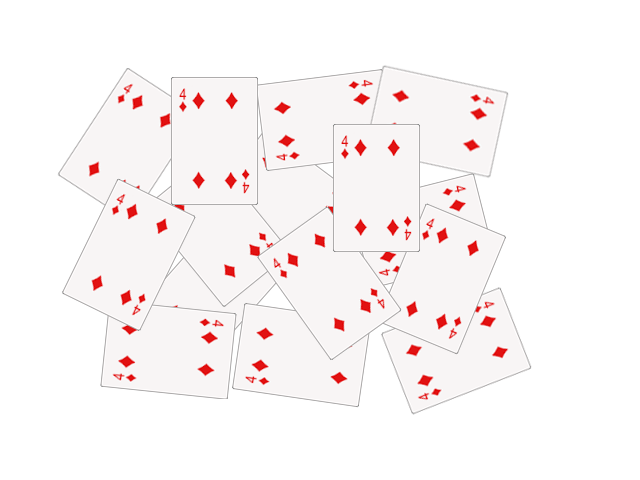
//> input picture opencv/data/cards.png, 640 x 480 px
$ ./imageSegmentation ./data/cards.png   (built with g++ and OpenCV 4)
//> lines starting //> are read from the running program, lines starting //| are printed output that depends on the picture; after the words box and inside, x2 and y2 are one past the last pixel; in counts of white or black regions, pixels touching at a corner belong together
/**
 * @function Watershed_and_Distance_Transform.cpp
 * @brief Sample code showing how to segment overlapping objects using Laplacian filtering, in addition to Watershed and Distance Transformation
 * @author OpenCV Team
 */


// g++ -o test distanceTransform.cpp -I /usr/local/include/opencv -L /usr/local/lib/ -lopencv_highgui -lopencv_core -lopencv_imgcodecs -lopencv_imgproc
// ./test ./data/cards.png


#include <opencv2/opencv.hpp>
#include <iostream>

using namespace std;
using namespace cv;

int main(int, char** argv)
{
//! [load_image]
    // Load the image
    Mat src = imread(argv[1]);
//> src is the input picture: 480 rows x 640 cols, CV_8UC3; mean B, G, R 245.8, 245.8, 250.7

    // Check if everything was fine
    if (!src.data)
        return -1;

    // Show source image
    imshow("Source Image", src);
//! [load_image]

//! [black_bg]
    // Change the background from white to black, since that will help later to extract
    // better results during the use of Distance Transform
    for( int x = 0; x < src.rows; x++ ) {
      for( int y = 0; y < src.cols; y++ ) {
          if ( src.at<Vec3b>(x, y) == Vec3b(255,255,255) ) {
            src.at<Vec3b>(x, y)[0] = 0;
            src.at<Vec3b>(x, y)[1] = 0;
            src.at<Vec3b>(x, y)[2] = 0;
          }
        }
    }

    // Show output image
    imshow("Black Background Image", src);
//! [black_bg]

//! [sharp]
    // Create a kernel that we will use for accuting/sharpening our image
    Mat kernel = (Mat_<float>(3,3) <<
            1,  1, 1,
            1, -8, 1,
            1,  1, 1); // an approximation of second derivative, a quite strong kernel

    // do the laplacian filtering as it is
    // well, we need to convert everything in something more deeper then CV_8U
    // because the kernel has some negative values,
    // and we can expect in general to have a Laplacian image with negative values
    // BUT a 8bits unsigned int (the one we are working with) can contain values from 0 to 255
    // so the possible negative number will be truncated
    Mat imgLaplacian;
    Mat sharp = src; // copy source image to another temporary one
    filter2D(sharp, imgLaplacian, CV_32F, kernel);
    src.convertTo(sharp, CV_32F);
    Mat imgResult = sharp - imgLaplacian;
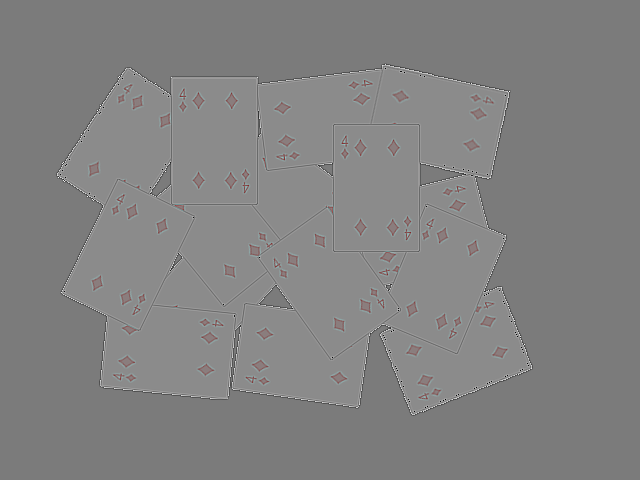
//> imgResult: 480 rows x 640 cols, CV_32FC3; mean B, G, R 97.1, 97.1, 102.2; drawn with min black and max white

    // convert back to 8bits gray scale
    imgResult.convertTo(imgResult, CV_8UC3);
//> imgResult: 480 rows x 640 cols, CV_8UC3
    imgLaplacian.convertTo(imgLaplacian, CV_8UC3);
//> imgLaplacian: 480 rows x 640 cols, CV_8UC3

    // imshow( "Laplace Filtered Image", imgLaplacian );
    imshow( "New Sharped Image", imgResult );
//! [sharp]

    src = imgResult; // copy back

//! [bin]
    // Create binary image from source image
    Mat bw;
    cvtColor(src, bw, CV_BGR2GRAY);
    threshold(bw, bw, 40, 255, CV_THRESH_BINARY | CV_THRESH_OTSU);
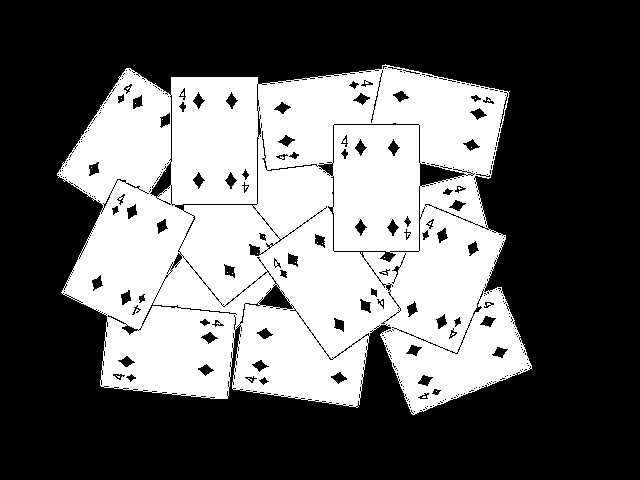
//> bw: 480 rows x 640 cols, CV_8UC1; 38.9% white; 21 white regions (20 under 20 px), largest, box (x1, y1, x2, y2) and area: (57, 64, 532, 415) 119585
    imshow("Binary Image", bw);
//! [bin]

//! [dist]
    // Perform the distance transform algorithm
    Mat dist;
    distanceTransform(bw, dist, CV_DIST_L2, 3);

    // Normalize the distance image for range = {0.0, 1.0}
    // so we can visualize and threshold it
    normalize(dist, dist, 0, 1., NORM_MINMAX);
    imshow("Distance Transform Image", dist);
//! [dist]

//! [peaks]
    // Threshold to obtain the peaks
    // This will be the markers for the foreground objects
    threshold(dist, dist, .4, 1., CV_THRESH_BINARY);
//> dist: 480 rows x 640 cols, CV_32FC1; values 0 (black) and 1 (white), 7.1% white; 15 white regions (1 under 20 px), largest, box (x1, y1, x2, y2) and area: (94, 228, 165, 280) 2212, (348, 159, 405, 216) 2187, (187, 112, 243, 169) 2180

    // Dilate a bit the dist image
    Mat kernel1 = Mat::ones(3, 3, CV_8UC1);
    dilate(dist, dist, kernel1);
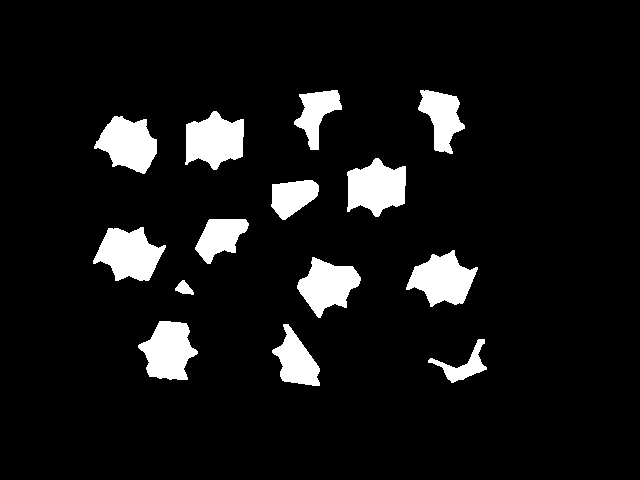
//> dist: 480 rows x 640 cols, CV_32FC1; values 0 (black) and 1 (white), 8.2% white; 14 white regions, largest, box (x1, y1, x2, y2) and area: (93, 227, 166, 281) 2498, (347, 158, 406, 217) 2451, (185, 111, 244, 170) 2443
    imshow("Peaks", dist);
//! [peaks]

//! [seeds]
    // Create the CV_8U version of the distance image
    // It is needed for findContours()
    Mat dist_8u;
    dist.convertTo(dist_8u, CV_8U);
//> dist_8u: 480 rows x 640 cols, CV_8UC1; values 0 (black) and 1 (white), 8.2% white; 14 white regions

    // Find total markers
    vector<vector<Point> > contours;
    findContours(dist_8u, contours, CV_RETR_EXTERNAL, CV_CHAIN_APPROX_SIMPLE);
//> contours = 14 contours; largest, box (x1, y1, x2, y2) and area: (93, 227, 166, 281) 2396, (347, 158, 406, 217) 2350, (185, 111, 244, 170) 2342, (406, 250, 478, 307) 2280, (94, 116, 157, 174) 2248

    // Create the marker image for the watershed algorithm
    Mat markers = Mat::zeros(dist.size(), CV_32SC1);

    // Draw the foreground markers
    for (size_t i = 0; i < contours.size(); i++)
        drawContours(markers, contours, static_cast<int>(i), Scalar::all(static_cast<int>(i)+1), -1);
//> this loop made 14 passes
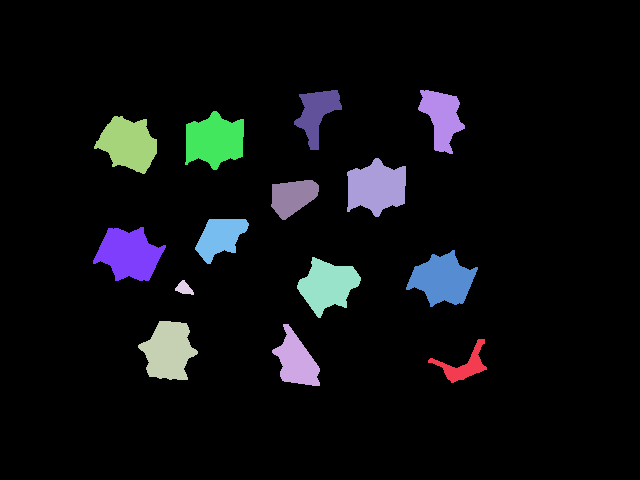
//> markers: 480 rows x 640 cols, CV_32SC1; 15 distinct labels, from 0 to 14; one colour per label, 0 black

    // Draw the background marker
    circle(markers, Point(5,5), 3, CV_RGB(255,255,255), -1);
//> markers: 480 rows x 640 cols, CV_32SC1; 16 distinct labels, from 0 to 255
    imshow("Markers", markers*10000);
//! [seeds]

//! [watershed]
    // Perform the watershed algorithm
    watershed(src, markers);
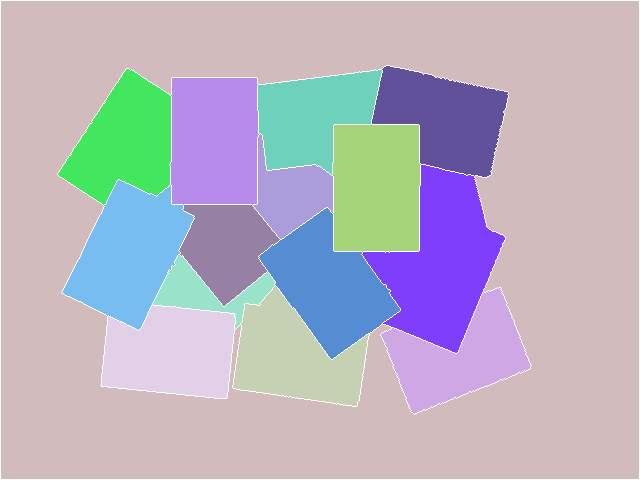
//> markers: 480 rows x 640 cols, CV_32SC1; 16 distinct labels, from -1 to 255; one colour per label, 0 black, -1 white

    Mat mark = Mat::zeros(markers.size(), CV_8UC1);
    markers.convertTo(mark, CV_8UC1);
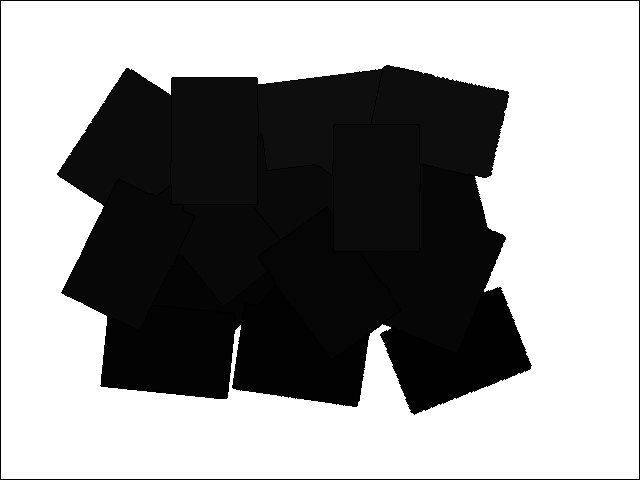
//> mark: 480 rows x 640 cols, CV_8UC1; min 0, max 255, mean 148.9
    bitwise_not(mark, mark);
//    imshow("Markers_v2", mark); // uncomment this if you want to see how the mark
                                  // image looks like at that point

    // Generate random colors
    vector<Vec3b> colors;
    for (size_t i = 0; i < contours.size(); i++)
    {
        int b = theRNG().uniform(0, 255);
        int g = theRNG().uniform(0, 255);
        int r = theRNG().uniform(0, 255);

        colors.push_back(Vec3b((uchar)b, (uchar)g, (uchar)r));
    }

    // Create the result image
    Mat dst = Mat::zeros(markers.size(), CV_8UC3);

    // Fill labeled objects with random colors
    for (int i = 0; i < markers.rows; i++)
    {
        for (int j = 0; j < markers.cols; j++)
        {
            int index = markers.at<int>(i,j);
            if (index > 0 && index <= static_cast<int>(contours.size()))
                dst.at<Vec3b>(i,j) = colors[index-1];
            else
                dst.at<Vec3b>(i,j) = Vec3b(0,0,0);
        }
    }
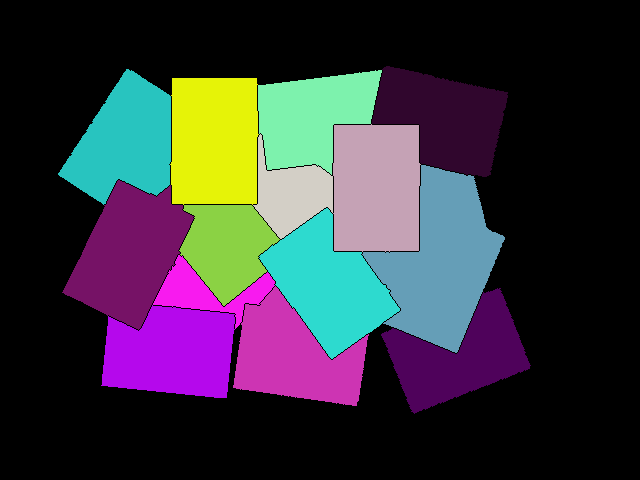
//> dst: 480 rows x 640 cols, CV_8UC3; mean B, G, R 59.6, 51.5, 53.9

    // Visualize the final image
    imshow("Final Result", dst);
//! [watershed]

    waitKey(0);
    return 0;
}

$ run again, with opencv/data/abcd.jpeg saved as opencv/data/cards.png
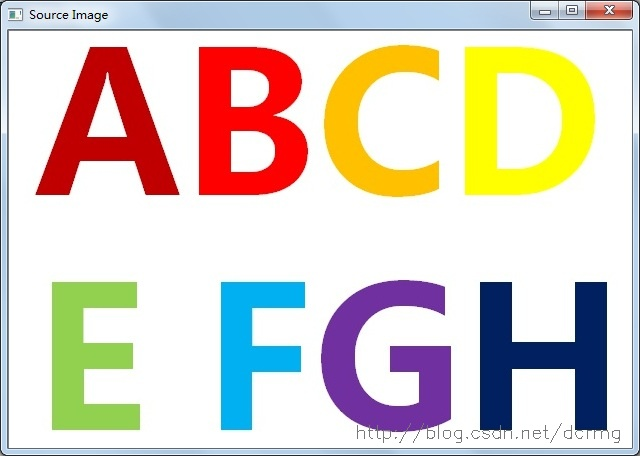
//> input picture opencv/data/abcd.jpeg, 640 x 456 px
//> src is the input picture: 456 rows x 640 cols, CV_8UC3; mean B, G, R 197.3, 207.1, 217.8
//> `dilate(dist, dist, kernel1);`:
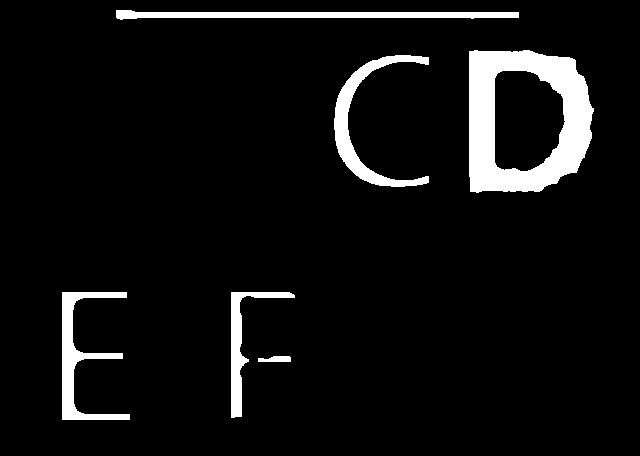
//> dist: 456 rows x 640 cols, CV_32FC1; values 0 (black) and 1 (white), 6.6% white; 6 white regions, box (x1, y1, x2, y2) and area: (469, 50, 594, 193) 9781, (334, 55, 429, 187) 2707, (62, 292, 130, 420) 2571, (116, 10, 519, 20) 2479, (231, 292, 295, 418) 1661, (258, 356, 291, 362) 164
//> dist_8u: 456 rows x 640 cols, CV_8UC1; values 0 (black) and 1 (white), 6.6% white; 6 white regions
//> contours = 6 contours; box (x1, y1, x2, y2) and area: (469, 50, 594, 193) 15354, (334, 55, 429, 187) 2466, (62, 292, 130, 420) 2287, (116, 10, 519, 20) 2070, (231, 292, 295, 418) 1472, (258, 356, 291, 362) 128
//> the loop `for (size_t i = 0; i < contours.size(); i++)` made 6 passes
//> after the loop `for (int i = 0; i < markers.rows; i++)`:
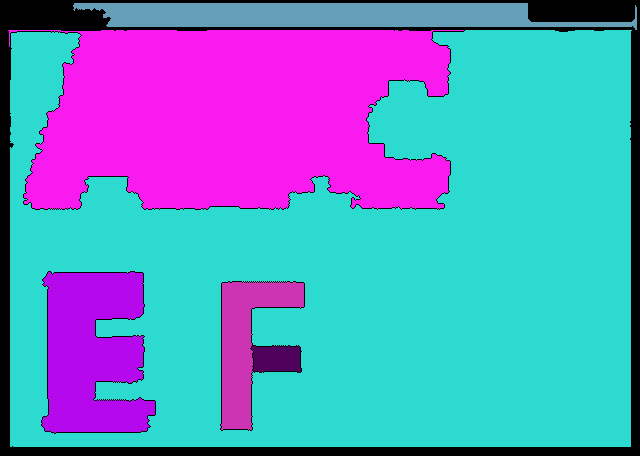
//> dst: 456 rows x 640 cols, CV_8UC3; mean B, G, R 195.7, 142.6, 96.1
